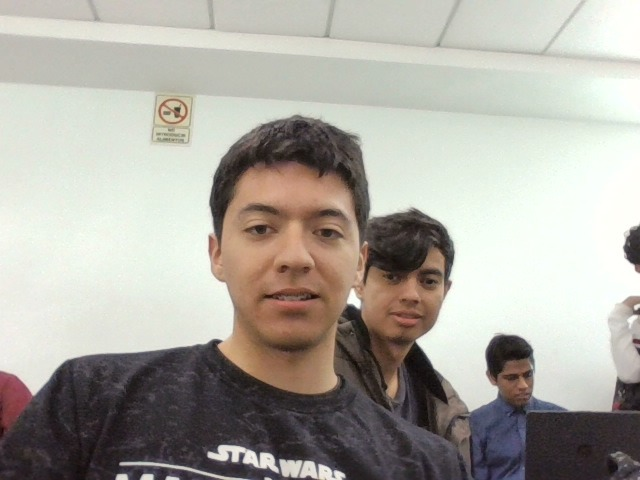
#> input picture media/input/person.jpg, 640 x 480 px, found by its file name; its folder holds only this picture in this run
$ python -i face_recog.py   (imports and definitions only)
#> lines starting #> are read from the running program, lines starting #| are printed output that depends on the picture; after the words box and inside, x2 and y2 are one past the last pixel; in counts of white or black regions, pixels touching at a corner belong together
import cv2
import os
import face_recognition

imagesPath = "media/alumnos"
extractedPath = 'media/alumnos/extracted'
inputPath = 'media/input'
facesEncodings = []
facesNames = []


# Detector facial
faceClassif = cv2.CascadeClassifier(cv2.data.haarcascades + "haarcascade_frontalface_default.xml")

def append_encodings(foto):

    image = cv2.imread(extractedPath + '/' + foto)
    # Face_recognition utilizara Dlib y Dlib necesita las imagenes en RGB y no en BGR
    # Por defecto, OpenCV lee las imagenes en BGR, asi que hacemos la transformacion
    image = cv2.cvtColor(image, cv2.COLOR_BGR2RGB)

    # Codificamos cada una de las imagenes
    f_coding = face_recognition.face_encodings(image, known_face_locations=[(0, 150, 150, 0)])[0] # Arriba, derecha, abajo, izquierda
    facesEncodings.append(f_coding)
    facesNames.append(foto.split('.')[0]) # El nombre de los archivos jpg se separa por '.'


def extrae_rostros(foto):
#> called with foto = '../../media/input/person.jpg'
    found = False

    image = cv2.imread(imagesPath + "/" + foto)
#> image is the input picture: shape (480, 640, 3); mean B, G, R 161.7, 169.3, 172.8
    faces = faceClassif.detectMultiScale(image, 1.1, 5) # Informacion de la ubicacion de los rostros dentro de la imagen
#> faces = [[497, 359, 46, 46], [361, 241, 99, 99], [203, 160, 175, 175]]

    for (x, y, w, h) in faces:
        found = True
        cv2.rectangle(image, (x, y), (x + w, y + h), (0, 255, 0), 2)
        face = image[y:y + h, x:x + w]
        face = cv2.resize(face, (150, 150)) # Redimencionamos las imagenes a 150 x 150 px
        cv2.imwrite(extractedPath + "/" + foto, face)
#> this loop made 3 passes
#> pass 1, in extrae_rostros, `face = image[y:y + h, x:x + w]`:
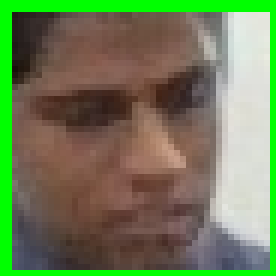
#> face: shape (46, 46, 3) (shown 6 times larger); mean B, G, R 86.8, 126.2, 111.3
#> pass 1, in extrae_rostros, `face = cv2.resize(face, (150, 150))`:
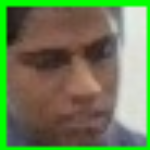
#> face: shape (150, 150, 3); mean B, G, R 86.7, 126.1, 111.1
#> pass 2, in extrae_rostros, `face = image[y:y + h, x:x + w]`:
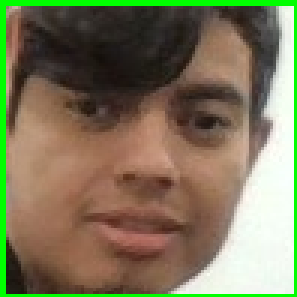
#> face: shape (99, 99, 3) (shown 3 times larger); mean B, G, R 90, 119.1, 125.3
#> pass 2, in extrae_rostros, `face = cv2.resize(face, (150, 150))`:
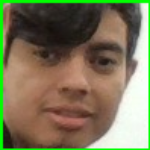
#> face: shape (150, 150, 3); mean B, G, R 89.9, 119, 125.2
#> after the loop:
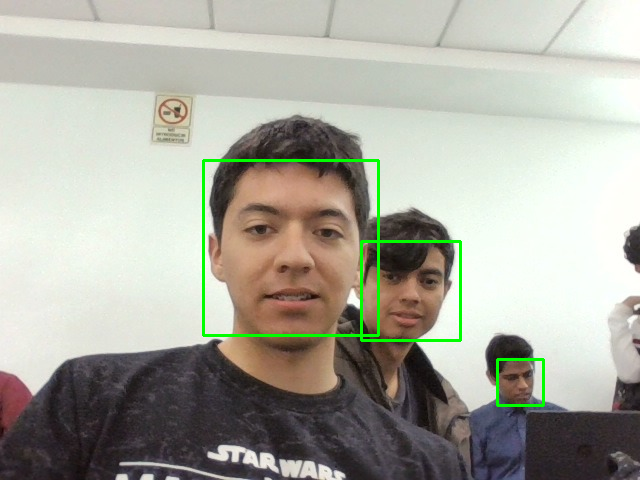
#> image: shape (480, 640, 3); 1.24% of pixels changed, all inside (x1, y1, x2, y2) = (202, 159, 545, 407)

    if found:
        append_encodings(foto)
#> in append_encodings, `image = cv2.imread(extractedPath + '/' + foto)`:
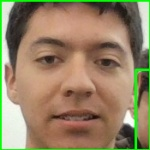
#> image: shape (150, 150, 3); mean B, G, R 101.5, 131.7, 149.7
#> (the call stopped at in append_encodings, `f_coding = face_recognition.face_encodings(image, known_face_locations..`: face_recognition is not available in this run)

    return found


# Extraer el vector de 128 elementos
# Codificar los rostros extraidos

def refresh_encodings():
    facesEncodings.clear()
    facesNames.clear()

    for file_name in os.listdir(extractedPath):
        append_encodings(file_name)

    print(facesEncodings)
    print(facesNames)


###################################################################
# LEYENDO VIDEO
def recognize_person(foto) -> str:
    resultado = 'unknown'
    image = cv2.imread(inputPath + '/' + foto)
    frame = cv2.flip(image, 1)
    orig = frame.copy()
    faces = faceClassif.detectMultiScale(frame, 1.1, 5)

    if not facesEncodings: # Si la variable esta vacia se actualizan los encodings de las caras
        refresh_encodings()

    for (x, y, w, h) in faces:
        face = orig[y:y + h, x:x + w]
        face = cv2.cvtColor(face, cv2.COLOR_BGR2RGB)
        actual_face_encoding = face_recognition.face_encodings(face, known_face_locations=[(0, w, h, 0)])[0]
        result = face_recognition.compare_faces(facesEncodings, actual_face_encoding) # Se compara el rostro guardado con el rostro actual con el que queremos comparar
        print(result)

        if True in result:
            index = result.index(True)
            resultado = facesNames[index]

    return resultado

>>> result = extrae_rostros('../../media/input/person.jpg')
#> result = True
